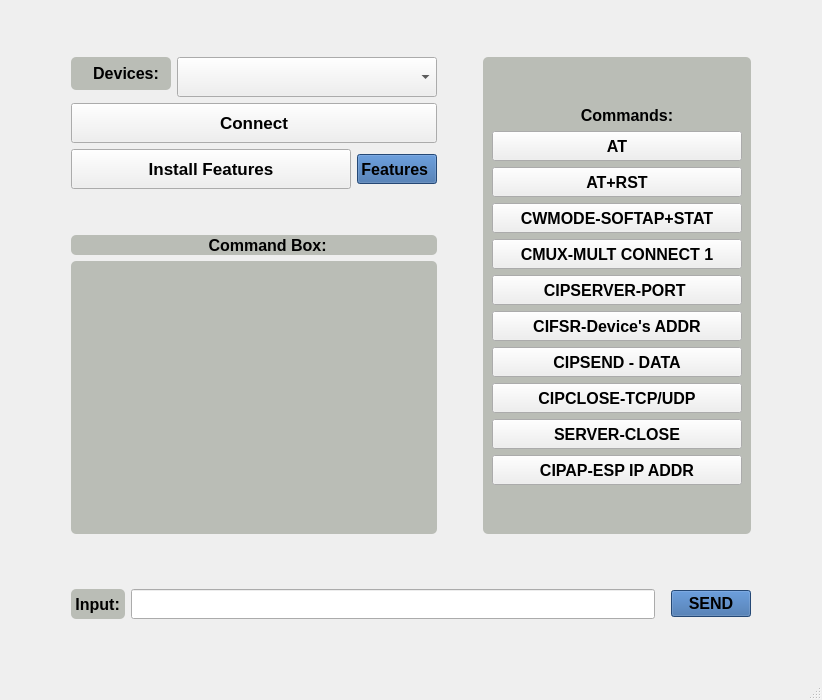
<?xml version="1.0" encoding="UTF-8"?>
<ui version="4.0">
 <class>MainWindow</class>
 <widget class="QMainWindow" name="MainWindow">
  <property name="geometry">
   <rect>
    <x>0</x>
    <y>0</y>
    <width>822</width>
    <height>700</height>
   </rect>
  </property>
  <property name="minimumSize">
   <size>
    <width>800</width>
    <height>700</height>
   </size>
  </property>
  <property name="font">
   <font>
    <pointsize>12</pointsize>
    <weight>75</weight>
    <bold>true</bold>
   </font>
  </property>
  <property name="windowTitle">
   <string>WirelesModule</string>
  </property>
  <property name="styleSheet">
   <string notr="true">#centralwidget{
	border-image: url(:/backround/background/index.jpeg);
}</string>
  </property>
  <widget class="QWidget" name="centralwidget">
   <layout class="QGridLayout" name="gridLayout_2">
    <item row="2" column="3">
     <spacer name="horizontalSpacer_12">
      <property name="orientation">
       <enum>Qt::Horizontal</enum>
      </property>
      <property name="sizeType">
       <enum>QSizePolicy::Fixed</enum>
      </property>
      <property name="sizeHint" stdset="0">
       <size>
        <width>44</width>
        <height>20</height>
       </size>
      </property>
     </spacer>
    </item>
    <item row="3" column="2">
     <spacer name="verticalSpacer_4">
      <property name="orientation">
       <enum>Qt::Vertical</enum>
      </property>
      <property name="sizeHint" stdset="0">
       <size>
        <width>20</width>
        <height>29</height>
       </size>
      </property>
     </spacer>
    </item>
    <item row="5" column="1">
     <spacer name="verticalSpacer_5">
      <property name="orientation">
       <enum>Qt::Vertical</enum>
      </property>
      <property name="sizeHint" stdset="0">
       <size>
        <width>20</width>
        <height>17</height>
       </size>
      </property>
     </spacer>
    </item>
    <item row="1" column="1" rowspan="2" colspan="2">
     <layout class="QVBoxLayout" name="verticalLayout_5">
      <item>
       <layout class="QGridLayout" name="gridLayout">
        <item row="0" column="2" rowspan="3">
         <widget class="QWidget" name="merv" native="true">
          <property name="styleSheet">
           <string notr="true">#merv{
	background-color: rgb(186, 189, 182);
border-radius:5px;
}</string>
          </property>
          <layout class="QHBoxLayout" name="horizontalLayout_5">
           <item>
            <spacer name="horizontalSpacer_4">
             <property name="orientation">
              <enum>Qt::Horizontal</enum>
             </property>
             <property name="sizeType">
              <enum>QSizePolicy::Minimum</enum>
             </property>
             <property name="sizeHint" stdset="0">
              <size>
               <width>0</width>
               <height>0</height>
              </size>
             </property>
            </spacer>
           </item>
           <item>
            <layout class="QVBoxLayout" name="verticalLayout_2">
             <item>
              <spacer name="verticalSpacer">
               <property name="orientation">
                <enum>Qt::Vertical</enum>
               </property>
               <property name="sizeHint" stdset="0">
                <size>
                 <width>20</width>
                 <height>40</height>
                </size>
               </property>
              </spacer>
             </item>
             <item>
              <widget class="QLabel" name="label_3">
               <property name="font">
                <font>
                 <pointsize>12</pointsize>
                 <weight>75</weight>
                 <italic>false</italic>
                 <bold>true</bold>
                 <underline>false</underline>
                 <strikeout>false</strikeout>
                 <kerning>true</kerning>
                </font>
               </property>
               <property name="styleSheet">
                <string notr="true">background-color: rgb(186, 189, 182);
border-radius: 5px;</string>
               </property>
               <property name="text">
                <string>                    Commands:</string>
               </property>
              </widget>
             </item>
             <item>
              <widget class="QPushButton" name="ATControlButton">
               <property name="sizePolicy">
                <sizepolicy hsizetype="Minimum" vsizetype="Fixed">
                 <horstretch>80</horstretch>
                 <verstretch>40</verstretch>
                </sizepolicy>
               </property>
               <property name="minimumSize">
                <size>
                 <width>250</width>
                 <height>30</height>
                </size>
               </property>
               <property name="font">
                <font>
                 <pointsize>12</pointsize>
                 <weight>75</weight>
                 <bold>true</bold>
                </font>
               </property>
               <property name="styleSheet">
                <string notr="true"/>
               </property>
               <property name="text">
                <string>AT</string>
               </property>
              </widget>
             </item>
             <item>
              <widget class="QPushButton" name="ATResetButton">
               <property name="sizePolicy">
                <sizepolicy hsizetype="Minimum" vsizetype="Fixed">
                 <horstretch>80</horstretch>
                 <verstretch>40</verstretch>
                </sizepolicy>
               </property>
               <property name="minimumSize">
                <size>
                 <width>250</width>
                 <height>30</height>
                </size>
               </property>
               <property name="font">
                <font>
                 <pointsize>12</pointsize>
                 <weight>75</weight>
                 <bold>true</bold>
                </font>
               </property>
               <property name="styleSheet">
                <string notr="true"/>
               </property>
               <property name="text">
                <string>AT+RST</string>
               </property>
              </widget>
             </item>
             <item>
              <widget class="QPushButton" name="CWMODEButton">
               <property name="sizePolicy">
                <sizepolicy hsizetype="Minimum" vsizetype="Fixed">
                 <horstretch>80</horstretch>
                 <verstretch>40</verstretch>
                </sizepolicy>
               </property>
               <property name="minimumSize">
                <size>
                 <width>250</width>
                 <height>30</height>
                </size>
               </property>
               <property name="font">
                <font>
                 <pointsize>12</pointsize>
                 <weight>75</weight>
                 <bold>true</bold>
                </font>
               </property>
               <property name="styleSheet">
                <string notr="true"/>
               </property>
               <property name="text">
                <string>CWMODE-SOFTAP+STAT</string>
               </property>
              </widget>
             </item>
             <item>
              <widget class="QPushButton" name="CMUXButton">
               <property name="sizePolicy">
                <sizepolicy hsizetype="Minimum" vsizetype="Fixed">
                 <horstretch>80</horstretch>
                 <verstretch>40</verstretch>
                </sizepolicy>
               </property>
               <property name="minimumSize">
                <size>
                 <width>250</width>
                 <height>30</height>
                </size>
               </property>
               <property name="font">
                <font>
                 <pointsize>12</pointsize>
                 <weight>75</weight>
                 <bold>true</bold>
                </font>
               </property>
               <property name="styleSheet">
                <string notr="true"/>
               </property>
               <property name="text">
                <string>CMUX-MULT CONNECT 1</string>
               </property>
              </widget>
             </item>
             <item>
              <widget class="QPushButton" name="CIPSERVERButton">
               <property name="sizePolicy">
                <sizepolicy hsizetype="Minimum" vsizetype="Fixed">
                 <horstretch>80</horstretch>
                 <verstretch>40</verstretch>
                </sizepolicy>
               </property>
               <property name="minimumSize">
                <size>
                 <width>250</width>
                 <height>30</height>
                </size>
               </property>
               <property name="font">
                <font>
                 <pointsize>12</pointsize>
                 <weight>75</weight>
                 <bold>true</bold>
                </font>
               </property>
               <property name="styleSheet">
                <string notr="true"/>
               </property>
               <property name="text">
                <string>CIPSERVER-PORT </string>
               </property>
              </widget>
             </item>
             <item>
              <widget class="QPushButton" name="CIFSRButton">
               <property name="sizePolicy">
                <sizepolicy hsizetype="Minimum" vsizetype="Fixed">
                 <horstretch>80</horstretch>
                 <verstretch>40</verstretch>
                </sizepolicy>
               </property>
               <property name="minimumSize">
                <size>
                 <width>250</width>
                 <height>30</height>
                </size>
               </property>
               <property name="font">
                <font>
                 <pointsize>12</pointsize>
                 <weight>75</weight>
                 <bold>true</bold>
                </font>
               </property>
               <property name="styleSheet">
                <string notr="true"/>
               </property>
               <property name="text">
                <string>CIFSR-Device's ADDR</string>
               </property>
              </widget>
             </item>
             <item>
              <widget class="QPushButton" name="CIPSENDButton">
               <property name="sizePolicy">
                <sizepolicy hsizetype="Minimum" vsizetype="Fixed">
                 <horstretch>80</horstretch>
                 <verstretch>40</verstretch>
                </sizepolicy>
               </property>
               <property name="minimumSize">
                <size>
                 <width>250</width>
                 <height>30</height>
                </size>
               </property>
               <property name="font">
                <font>
                 <pointsize>12</pointsize>
                 <weight>75</weight>
                 <bold>true</bold>
                </font>
               </property>
               <property name="styleSheet">
                <string notr="true"/>
               </property>
               <property name="text">
                <string>CIPSEND - DATA</string>
               </property>
              </widget>
             </item>
             <item>
              <widget class="QPushButton" name="CIPCLOSEButton">
               <property name="sizePolicy">
                <sizepolicy hsizetype="Minimum" vsizetype="Fixed">
                 <horstretch>80</horstretch>
                 <verstretch>40</verstretch>
                </sizepolicy>
               </property>
               <property name="minimumSize">
                <size>
                 <width>250</width>
                 <height>30</height>
                </size>
               </property>
               <property name="font">
                <font>
                 <pointsize>12</pointsize>
                 <weight>75</weight>
                 <bold>true</bold>
                </font>
               </property>
               <property name="styleSheet">
                <string notr="true"/>
               </property>
               <property name="text">
                <string>CIPCLOSE-TCP/UDP</string>
               </property>
              </widget>
             </item>
             <item>
              <widget class="QPushButton" name="CLOSEButton">
               <property name="sizePolicy">
                <sizepolicy hsizetype="Minimum" vsizetype="Fixed">
                 <horstretch>80</horstretch>
                 <verstretch>40</verstretch>
                </sizepolicy>
               </property>
               <property name="minimumSize">
                <size>
                 <width>250</width>
                 <height>30</height>
                </size>
               </property>
               <property name="font">
                <font>
                 <pointsize>12</pointsize>
                 <weight>75</weight>
                 <bold>true</bold>
                </font>
               </property>
               <property name="styleSheet">
                <string notr="true"/>
               </property>
               <property name="text">
                <string>SERVER-CLOSE</string>
               </property>
              </widget>
             </item>
             <item>
              <widget class="QPushButton" name="EspIPAddrButton">
               <property name="sizePolicy">
                <sizepolicy hsizetype="Minimum" vsizetype="Fixed">
                 <horstretch>80</horstretch>
                 <verstretch>40</verstretch>
                </sizepolicy>
               </property>
               <property name="minimumSize">
                <size>
                 <width>250</width>
                 <height>30</height>
                </size>
               </property>
               <property name="font">
                <font>
                 <pointsize>12</pointsize>
                 <weight>75</weight>
                 <bold>true</bold>
                </font>
               </property>
               <property name="styleSheet">
                <string notr="true"/>
               </property>
               <property name="text">
                <string>CIPAP-ESP IP ADDR</string>
               </property>
              </widget>
             </item>
             <item>
              <spacer name="verticalSpacer_2">
               <property name="orientation">
                <enum>Qt::Vertical</enum>
               </property>
               <property name="sizeHint" stdset="0">
                <size>
                 <width>20</width>
                 <height>40</height>
                </size>
               </property>
              </spacer>
             </item>
            </layout>
           </item>
           <item>
            <spacer name="horizontalSpacer_5">
             <property name="orientation">
              <enum>Qt::Horizontal</enum>
             </property>
             <property name="sizeType">
              <enum>QSizePolicy::Minimum</enum>
             </property>
             <property name="sizeHint" stdset="0">
              <size>
               <width>0</width>
               <height>0</height>
              </size>
             </property>
            </spacer>
           </item>
          </layout>
         </widget>
        </item>
        <item row="2" column="0">
         <widget class="QLabel" name="label">
          <property name="sizePolicy">
           <sizepolicy hsizetype="Preferred" vsizetype="Preferred">
            <horstretch>0</horstretch>
            <verstretch>30</verstretch>
           </sizepolicy>
          </property>
          <property name="font">
           <font>
            <pointsize>12</pointsize>
            <weight>50</weight>
            <bold>false</bold>
           </font>
          </property>
          <property name="styleSheet">
           <string notr="true">background-color: rgb(186, 189, 182);
border-radius:5px;</string>
          </property>
          <property name="text">
           <string/>
          </property>
         </widget>
        </item>
        <item row="0" column="0">
         <layout class="QHBoxLayout" name="horizontalLayout_4">
          <item>
           <layout class="QHBoxLayout" name="horizontalLayout_3">
            <item>
             <layout class="QVBoxLayout" name="verticalLayout">
              <item>
               <layout class="QFormLayout" name="formLayout_3">
                <item row="0" column="0">
                 <widget class="QLabel" name="label_2">
                  <property name="minimumSize">
                   <size>
                    <width>100</width>
                    <height>0</height>
                   </size>
                  </property>
                  <property name="font">
                   <font>
                    <pointsize>12</pointsize>
                    <weight>75</weight>
                    <italic>false</italic>
                    <bold>true</bold>
                   </font>
                  </property>
                  <property name="styleSheet">
                   <string notr="true">background-color: rgb(186, 189, 182);
border-radius: 5px;</string>
                  </property>
                  <property name="text">
                   <string>     Devices:</string>
                  </property>
                  <property name="textFormat">
                   <enum>Qt::PlainText</enum>
                  </property>
                 </widget>
                </item>
                <item row="0" column="1">
                 <widget class="QComboBox" name="comboBox">
                  <property name="sizePolicy">
                   <sizepolicy hsizetype="Preferred" vsizetype="Fixed">
                    <horstretch>0</horstretch>
                    <verstretch>0</verstretch>
                   </sizepolicy>
                  </property>
                  <property name="minimumSize">
                   <size>
                    <width>10</width>
                    <height>40</height>
                   </size>
                  </property>
                  <property name="styleSheet">
                   <string notr="true"/>
                  </property>
                 </widget>
                </item>
               </layout>
              </item>
              <item>
               <widget class="QPushButton" name="opencloseButton">
                <property name="minimumSize">
                 <size>
                  <width>120</width>
                  <height>40</height>
                 </size>
                </property>
                <property name="font">
                 <font>
                  <pointsize>13</pointsize>
                  <weight>75</weight>
                  <bold>true</bold>
                 </font>
                </property>
                <property name="styleSheet">
                 <string notr="true"/>
                </property>
                <property name="text">
                 <string>Connect</string>
                </property>
                <property name="icon">
                 <iconset resource="ikon.qrc">
                  <normaloff>:/ikon_ask/ikon/Rafiqul-Hassan-Blogger-Wireless-2.ico</normaloff>:/ikon_ask/ikon/Rafiqul-Hassan-Blogger-Wireless-2.ico</iconset>
                </property>
                <property name="iconSize">
                 <size>
                  <width>30</width>
                  <height>30</height>
                 </size>
                </property>
                <property name="checkable">
                 <bool>true</bool>
                </property>
               </widget>
              </item>
              <item>
               <layout class="QHBoxLayout" name="horizontalLayout">
                <item>
                 <widget class="QPushButton" name="featuresButton">
                  <property name="minimumSize">
                   <size>
                    <width>280</width>
                    <height>40</height>
                   </size>
                  </property>
                  <property name="font">
                   <font>
                    <pointsize>13</pointsize>
                    <weight>75</weight>
                    <bold>true</bold>
                   </font>
                  </property>
                  <property name="styleSheet">
                   <string notr="true"/>
                  </property>
                  <property name="text">
                   <string>Install Features</string>
                  </property>
                 </widget>
                </item>
                <item>
                 <layout class="QVBoxLayout" name="verticalLayout_3">
                  <item>
                   <widget class="QPushButton" name="pushButton_2">
                    <property name="minimumSize">
                     <size>
                      <width>5</width>
                      <height>30</height>
                     </size>
                    </property>
                    <property name="font">
                     <font>
                      <pointsize>12</pointsize>
                      <weight>75</weight>
                      <bold>true</bold>
                     </font>
                    </property>
                    <property name="styleSheet">
                     <string notr="true">background-color: rgb(52, 101, 164);
</string>
                    </property>
                    <property name="text">
                     <string>Features </string>
                    </property>
                    <property name="icon">
                     <iconset resource="ikon.qrc">
                      <normaloff>:/ikon_ask/ikon/Hopstarter-Button-Button-Help.ico</normaloff>:/ikon_ask/ikon/Hopstarter-Button-Button-Help.ico</iconset>
                    </property>
                    <property name="iconSize">
                     <size>
                      <width>25</width>
                      <height>25</height>
                     </size>
                    </property>
                   </widget>
                  </item>
                 </layout>
                </item>
               </layout>
              </item>
              <item>
               <spacer name="verticalSpacer_7">
                <property name="orientation">
                 <enum>Qt::Vertical</enum>
                </property>
                <property name="sizeType">
                 <enum>QSizePolicy::Minimum</enum>
                </property>
                <property name="sizeHint" stdset="0">
                 <size>
                  <width>20</width>
                  <height>40</height>
                 </size>
                </property>
               </spacer>
              </item>
             </layout>
            </item>
           </layout>
          </item>
         </layout>
        </item>
        <item row="1" column="0">
         <widget class="QLabel" name="label_5">
          <property name="sizePolicy">
           <sizepolicy hsizetype="Preferred" vsizetype="Preferred">
            <horstretch>0</horstretch>
            <verstretch>0</verstretch>
           </sizepolicy>
          </property>
          <property name="minimumSize">
           <size>
            <width>20</width>
            <height>20</height>
           </size>
          </property>
          <property name="font">
           <font>
            <pointsize>12</pointsize>
            <weight>75</weight>
            <bold>true</bold>
           </font>
          </property>
          <property name="styleSheet">
           <string notr="true">background-color: rgb(186, 189, 182);
border-radius:5px;</string>
          </property>
          <property name="text">
           <string>                               Command Box:</string>
          </property>
         </widget>
        </item>
        <item row="0" column="1">
         <spacer name="horizontalSpacer_9">
          <property name="orientation">
           <enum>Qt::Horizontal</enum>
          </property>
          <property name="sizeHint" stdset="0">
           <size>
            <width>40</width>
            <height>20</height>
           </size>
          </property>
         </spacer>
        </item>
       </layout>
      </item>
     </layout>
    </item>
    <item row="4" column="3">
     <spacer name="horizontalSpacer_7">
      <property name="orientation">
       <enum>Qt::Horizontal</enum>
      </property>
      <property name="sizeHint" stdset="0">
       <size>
        <width>40</width>
        <height>20</height>
       </size>
      </property>
     </spacer>
    </item>
    <item row="4" column="1" colspan="2">
     <layout class="QHBoxLayout" name="horizontalLayout_2">
      <item>
       <widget class="QLabel" name="label_4">
        <property name="font">
         <font>
          <pointsize>12</pointsize>
          <weight>75</weight>
          <bold>true</bold>
         </font>
        </property>
        <property name="styleSheet">
         <string notr="true">background-color: rgb(186, 189, 182);
border-radius: 5px;</string>
        </property>
        <property name="text">
         <string> Input: </string>
        </property>
       </widget>
      </item>
      <item>
       <widget class="QLineEdit" name="lineEdit">
        <property name="sizePolicy">
         <sizepolicy hsizetype="Expanding" vsizetype="Fixed">
          <horstretch>80</horstretch>
          <verstretch>200</verstretch>
         </sizepolicy>
        </property>
        <property name="minimumSize">
         <size>
          <width>0</width>
          <height>30</height>
         </size>
        </property>
        <property name="text">
         <string/>
        </property>
       </widget>
      </item>
      <item>
       <spacer name="horizontalSpacer_3">
        <property name="orientation">
         <enum>Qt::Horizontal</enum>
        </property>
        <property name="sizeHint" stdset="0">
         <size>
          <width>10</width>
          <height>20</height>
         </size>
        </property>
       </spacer>
      </item>
      <item>
       <widget class="QPushButton" name="pushButton">
        <property name="sizePolicy">
         <sizepolicy hsizetype="Minimum" vsizetype="Fixed">
          <horstretch>10</horstretch>
          <verstretch>0</verstretch>
         </sizepolicy>
        </property>
        <property name="minimumSize">
         <size>
          <width>0</width>
          <height>0</height>
         </size>
        </property>
        <property name="font">
         <font>
          <pointsize>12</pointsize>
          <weight>75</weight>
          <bold>true</bold>
         </font>
        </property>
        <property name="styleSheet">
         <string notr="true">background-color: rgb(52, 101, 164);</string>
        </property>
        <property name="text">
         <string>SEND</string>
        </property>
        <property name="icon">
         <iconset resource="ikon.qrc">
          <normaloff>:/ikon_ask/ikon/Icons8-Windows-8-Messaging-Send-File.ico</normaloff>:/ikon_ask/ikon/Icons8-Windows-8-Messaging-Send-File.ico</iconset>
        </property>
        <property name="iconSize">
         <size>
          <width>25</width>
          <height>25</height>
         </size>
        </property>
       </widget>
      </item>
     </layout>
    </item>
    <item row="1" column="0">
     <spacer name="horizontalSpacer_11">
      <property name="orientation">
       <enum>Qt::Horizontal</enum>
      </property>
      <property name="sizeType">
       <enum>QSizePolicy::Fixed</enum>
      </property>
      <property name="sizeHint" stdset="0">
       <size>
        <width>44</width>
        <height>20</height>
       </size>
      </property>
     </spacer>
    </item>
    <item row="4" column="0">
     <spacer name="horizontalSpacer_6">
      <property name="orientation">
       <enum>Qt::Horizontal</enum>
      </property>
      <property name="sizeType">
       <enum>QSizePolicy::Expanding</enum>
      </property>
      <property name="sizeHint" stdset="0">
       <size>
        <width>40</width>
        <height>30</height>
       </size>
      </property>
     </spacer>
    </item>
    <item row="0" column="1">
     <spacer name="verticalSpacer_6">
      <property name="orientation">
       <enum>Qt::Vertical</enum>
      </property>
      <property name="sizeHint" stdset="0">
       <size>
        <width>20</width>
        <height>0</height>
       </size>
      </property>
     </spacer>
    </item>
   </layout>
  </widget>
  <widget class="QMenuBar" name="menubar">
   <property name="geometry">
    <rect>
     <x>0</x>
     <y>0</y>
     <width>822</width>
     <height>25</height>
    </rect>
   </property>
  </widget>
  <widget class="QStatusBar" name="statusbar">
   <property name="styleSheet">
    <string notr="true">color: rgb(239, 41, 41);</string>
   </property>
  </widget>
 </widget>
 <resources>
  <include location="ikon.qrc"/>
 </resources>
 <connections/>
</ui>
